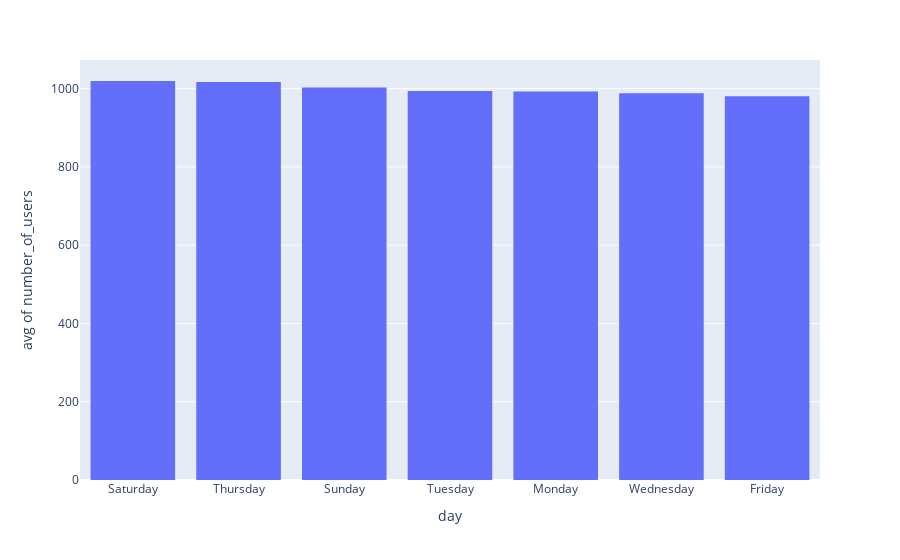

Notebook code cell kept with this figure:
### Markdown cell above
#### Sorting bins based on content

Let's come back to the example where we plotted the average number of users for each day and order the bins based on the y-axis values, from largest to lowest. This is how it can be done:

### Code cell
fig = px.histogram(data_users_dict, x="day", y='number_of_users', histfunc='avg').update_xaxes(categoryorder='total descending')
fig.show()

### Figure 1 — Plotly figure (JSON) as saved in the notebook; plotly's stock layout.template omitted (floating-point values rounded to 4 significant figures)
{"data": [{"alignmentgroup": "True", "bingroup": "x", "histfunc": "avg", "hovertemplate": "day=%{x}<br>avg of number_of_users=%{y}<extra></extra>", "legendgroup": "", "marker": {"color": "#636efa", "pattern": {"shape": ""}}, "name": "", "offsetgroup": "", "orientation": "v", "showlegend": false, "type": "histogram", "x": ["Wednesday", "Thursday", "Friday", "Saturday", "Sunday", "Monday", "Tuesday", "Wednesday", "Thursday", "Friday", "Saturday", "Sunday", "Monday", "Tuesday", "Wednesday", "Thursday", "Friday", "Saturday", "Sunday", "Monday", "Tuesday", "Wednesday", "Thursday", "Friday", "Saturday", "Sunday", "Monday", "Tuesday", "Wednesday", "Thursday", "Friday", "Saturday", "Sunday", "Monday", "Tuesday", "Wednesday", "Thursday", "Friday", "Saturday", "Sunday", "Monday", "Tuesday", "Wednesday", "Thursday", "Friday", "Saturday", "Sunday", "Monday", "Tuesday", "Wednesday", "Thursday", "Friday", "Saturday", "Sunday", "Monday", "Tuesday", "Wednesday", "Thursday", "Friday", "Saturday", "Sunday", "Monday", "Tuesday", "Wednesday", "Thursday", "Friday", "Saturday", "Sunday", "Monday", "Tuesday", "Wednesday", "Thursday", "Friday", "Saturday", "Sunday", "Monday", "Tuesday", "Wednesday", "Thursday", "Friday", "Saturday", "Sunday", "Monday", "Tuesday", "Wednesday", "Thursday", "Friday", "Saturday", "Sunday", "Monday", "Tuesday", "Wednesday", "Thursday", "Friday", "Saturday", "Sunday", "Monday", "Tuesday", "Wednesday", "Thursday", "Friday", "Saturday", "Sunday", "Monday", "Tuesday", "Wednesday", "Thursday", "Friday", "Saturday", "Sunday", "Monday", "Tuesday", "Wednesday", "Thursday", "Friday", "Saturday", "Sunday", "Monday", "Tuesday", "Wednesday"], "xaxis": "x", "y": [1004, 964, 929, 1051, 1039, 973, 961, 978, 952, 994, 949, 1026, 1074, 949, 923, 1037, 946, 971, 910, 1018, 983, 997, 971, 850, 1060, 1072, 914, 927, 903, 989, 1001, 1054, 1054, 1038, 963, 930, 1034, 971, 982, 1018, 1010, 1002, 1081, 933, 1057, 999, 897, 924, 999, 1041, 1058, 1010, 970, 928, 959, 995, 977, 1062, 1024, 1103, 991, 1038, 961, 1049, 991, 986, 999, 935, 949, 961, 965, 1071, 1039, 1008, 1025, 997, 1006, 1061, 1045, 1016, 1046, 1052, 979, 1000, 1004, 1091, 992, 1042, 1035, 1018, 1021, 923, 1069, 1034, 1022, 1097, 976, 1067, 1019, 965, 960, 1056, 963, 1056, 1044, 1006, 1062, 906, 994, 1036, 990, 1014, 950, 990, 956, 1026, 974, 965, 1049, 973], "yaxis": "y"}], "layout": {"barmode": "relative", "legend": {"tracegroupgap": 0}, "margin": {"t": 60}, "xaxis": {"anchor": "y", "categoryorder": "total descending", "domain": [0, 1], "title": {"text": "day"}}, "yaxis": {"anchor": "x", "domain": [0, 1], "title": {"text": "avg of number_of_users"}}}}
